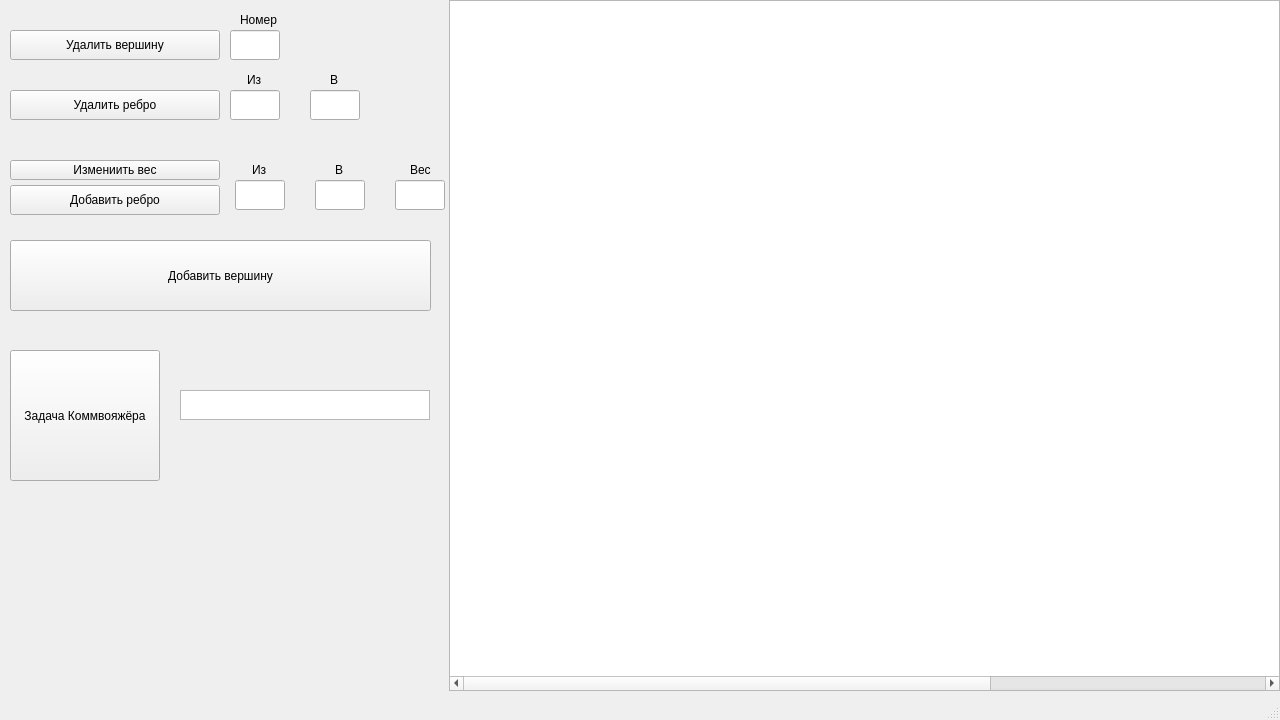
<?xml version="1.0" encoding="UTF-8"?>
<ui version="4.0">
 <class>MainWindow</class>
 <widget class="QMainWindow" name="MainWindow">
  <property name="geometry">
   <rect>
    <x>0</x>
    <y>0</y>
    <width>1280</width>
    <height>720</height>
   </rect>
  </property>
  <property name="windowTitle">
   <string>MainWindow</string>
  </property>
  <widget class="QWidget" name="centralwidget">
   <widget class="QGraphicsView" name="graphicsView">
    <property name="geometry">
     <rect>
      <x>449</x>
      <y>0</y>
      <width>831</width>
      <height>691</height>
     </rect>
    </property>
    <property name="sizePolicy">
     <sizepolicy hsizetype="Fixed" vsizetype="Fixed">
      <horstretch>0</horstretch>
      <verstretch>0</verstretch>
     </sizepolicy>
    </property>
    <property name="sizeIncrement">
     <size>
      <width>1280</width>
      <height>550</height>
     </size>
    </property>
    <property name="font">
     <font>
      <pointsize>10</pointsize>
     </font>
    </property>
    <property name="sceneRect">
     <rectf>
      <x>0.000000000000000</x>
      <y>0.000000000000000</y>
      <width>1261.000000000000000</width>
      <height>548.000000000000000</height>
     </rectf>
    </property>
   </widget>
   <widget class="QPushButton" name="Add_Node_Btn">
    <property name="geometry">
     <rect>
      <x>10</x>
      <y>240</y>
      <width>421</width>
      <height>71</height>
     </rect>
    </property>
    <property name="sizePolicy">
     <sizepolicy hsizetype="Minimum" vsizetype="Fixed">
      <horstretch>0</horstretch>
      <verstretch>0</verstretch>
     </sizepolicy>
    </property>
    <property name="text">
     <string>Добавить вершину</string>
    </property>
   </widget>
   <widget class="QPushButton" name="Add_Edge_Btn">
    <property name="geometry">
     <rect>
      <x>10</x>
      <y>185</y>
      <width>210</width>
      <height>30</height>
     </rect>
    </property>
    <property name="text">
     <string>Добавить ребро</string>
    </property>
   </widget>
   <widget class="QLineEdit" name="Output_lineEdit">
    <property name="geometry">
     <rect>
      <x>235</x>
      <y>180</y>
      <width>50</width>
      <height>30</height>
     </rect>
    </property>
   </widget>
   <widget class="QLineEdit" name="Input_lineEdit">
    <property name="geometry">
     <rect>
      <x>315</x>
      <y>180</y>
      <width>50</width>
      <height>30</height>
     </rect>
    </property>
   </widget>
   <widget class="QLineEdit" name="weight_lineEdit">
    <property name="geometry">
     <rect>
      <x>395</x>
      <y>180</y>
      <width>50</width>
      <height>30</height>
     </rect>
    </property>
   </widget>
   <widget class="QLabel" name="label">
    <property name="geometry">
     <rect>
      <x>252</x>
      <y>160</y>
      <width>16</width>
      <height>20</height>
     </rect>
    </property>
    <property name="text">
     <string>Из</string>
    </property>
   </widget>
   <widget class="QLabel" name="label_2">
    <property name="geometry">
     <rect>
      <x>335</x>
      <y>160</y>
      <width>16</width>
      <height>20</height>
     </rect>
    </property>
    <property name="text">
     <string>В</string>
    </property>
   </widget>
   <widget class="QLabel" name="label_3">
    <property name="geometry">
     <rect>
      <x>410</x>
      <y>160</y>
      <width>30</width>
      <height>20</height>
     </rect>
    </property>
    <property name="text">
     <string>Вес</string>
    </property>
   </widget>
   <widget class="QPushButton" name="Delete_Edge_Btn">
    <property name="geometry">
     <rect>
      <x>10</x>
      <y>90</y>
      <width>210</width>
      <height>30</height>
     </rect>
    </property>
    <property name="text">
     <string>Удалить ребро</string>
    </property>
   </widget>
   <widget class="QLabel" name="label_4">
    <property name="geometry">
     <rect>
      <x>247</x>
      <y>70</y>
      <width>16</width>
      <height>20</height>
     </rect>
    </property>
    <property name="text">
     <string>Из</string>
    </property>
   </widget>
   <widget class="QLineEdit" name="Input_Delete_lineEdit">
    <property name="geometry">
     <rect>
      <x>310</x>
      <y>90</y>
      <width>50</width>
      <height>30</height>
     </rect>
    </property>
   </widget>
   <widget class="QLineEdit" name="Output_Delete_lineEdit">
    <property name="geometry">
     <rect>
      <x>230</x>
      <y>90</y>
      <width>50</width>
      <height>30</height>
     </rect>
    </property>
   </widget>
   <widget class="QLabel" name="label_5">
    <property name="geometry">
     <rect>
      <x>330</x>
      <y>70</y>
      <width>16</width>
      <height>20</height>
     </rect>
    </property>
    <property name="text">
     <string>В</string>
    </property>
   </widget>
   <widget class="QPushButton" name="Delete_Node_Btn">
    <property name="geometry">
     <rect>
      <x>10</x>
      <y>30</y>
      <width>210</width>
      <height>30</height>
     </rect>
    </property>
    <property name="text">
     <string>Удалить вершину</string>
    </property>
   </widget>
   <widget class="QLineEdit" name="Delete_node_lineEdit">
    <property name="geometry">
     <rect>
      <x>230</x>
      <y>30</y>
      <width>50</width>
      <height>30</height>
     </rect>
    </property>
   </widget>
   <widget class="QLabel" name="label_6">
    <property name="geometry">
     <rect>
      <x>240</x>
      <y>10</y>
      <width>37</width>
      <height>20</height>
     </rect>
    </property>
    <property name="text">
     <string>Номер</string>
    </property>
   </widget>
   <widget class="QPushButton" name="Change_weight_Btn">
    <property name="geometry">
     <rect>
      <x>10</x>
      <y>160</y>
      <width>210</width>
      <height>20</height>
     </rect>
    </property>
    <property name="text">
     <string>Измениить вес</string>
    </property>
   </widget>
   <widget class="QTextBrowser" name="Output_algoritms">
    <property name="geometry">
     <rect>
      <x>180</x>
      <y>390</y>
      <width>250</width>
      <height>30</height>
     </rect>
    </property>
   </widget>
   <widget class="QPushButton" name="Commis_Btn">
    <property name="geometry">
     <rect>
      <x>10</x>
      <y>350</y>
      <width>150</width>
      <height>131</height>
     </rect>
    </property>
    <property name="sizePolicy">
     <sizepolicy hsizetype="Minimum" vsizetype="Fixed">
      <horstretch>0</horstretch>
      <verstretch>0</verstretch>
     </sizepolicy>
    </property>
    <property name="text">
     <string>Задача Коммвояжёра</string>
    </property>
   </widget>
  </widget>
  <widget class="QMenuBar" name="menubar">
   <property name="geometry">
    <rect>
     <x>0</x>
     <y>0</y>
     <width>1280</width>
     <height>21</height>
    </rect>
   </property>
  </widget>
  <widget class="QStatusBar" name="statusbar"/>
 </widget>
 <resources/>
 <connections/>
</ui>
